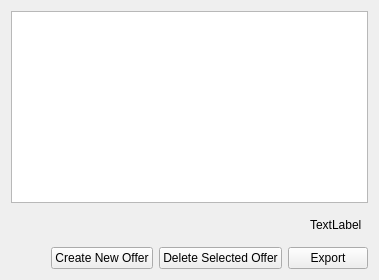
     <widget class="QWidget" name="pageBrowseOffers">
      <layout class="QVBoxLayout">
       <item>
        <widget class="QTableView" name="tableBrowseOffers">
         <property name="toolTip">
          <string/>
         </property>
         <property name="alternatingRowColors">
          <bool>true</bool>
         </property>
         <property name="selectionBehavior">
          <enum>QAbstractItemView::SelectRows</enum>
         </property>
         <property name="textElideMode">
          <enum>Qt::ElideMiddle</enum>
         </property>
         <property name="showGrid">
          <bool>true</bool>
         </property>
         <property name="sortingEnabled">
          <bool>true</bool>
         </property>
         <property name="cornerButtonEnabled">
          <bool>false</bool>
         </property>
        </widget>
       </item>
       <item>
        <layout class="QHBoxLayout" name="horizontalLayout_17">
         <property name="leftMargin">
          <number>6</number>
         </property>
         <property name="topMargin">
          <number>6</number>
         </property>
         <property name="rightMargin">
          <number>6</number>
         </property>
         <property name="bottomMargin">
          <number>6</number>
         </property>
         <item>
          <spacer name="horizontalSpacer_7">
           <property name="orientation">
            <enum>Qt::Horizontal</enum>
           </property>
           <property name="sizeHint" stdset="0">
            <size>
             <width>40</width>
             <height>20</height>
            </size>
           </property>
          </spacer>
         </item>
         <item>
          <widget class="QLabel" name="errLabel">
           <property name="text">
            <string>TextLabel</string>
           </property>
          </widget>
         </item>
        </layout>
       </item>
       <item>
        <layout class="QHBoxLayout">
         <item>
          <spacer>
           <property name="orientation">
            <enum>Qt::Horizontal</enum>
           </property>
           <property name="sizeHint" stdset="0">
            <size>
             <width>40</width>
             <height>20</height>
            </size>
           </property>
          </spacer>
         </item>
         <item>
          <widget class="QPushButton" name="btnAddOffer">
           <property name="text">
            <string>Create New Offer</string>
           </property>
          </widget>
         </item>
         <item>
          <widget class="QPushButton" name="btnDeleteOffer">
           <property name="text">
            <string>Delete Selected Offer</string>
           </property>
          </widget>
         </item>
         <item>
          <widget class="QPushButton" name="btnExportOffers">
           <property name="text">
            <string>Export</string>
           </property>
          </widget>
         </item>
        </layout>
       </item>
      </layout>
     </widget>
